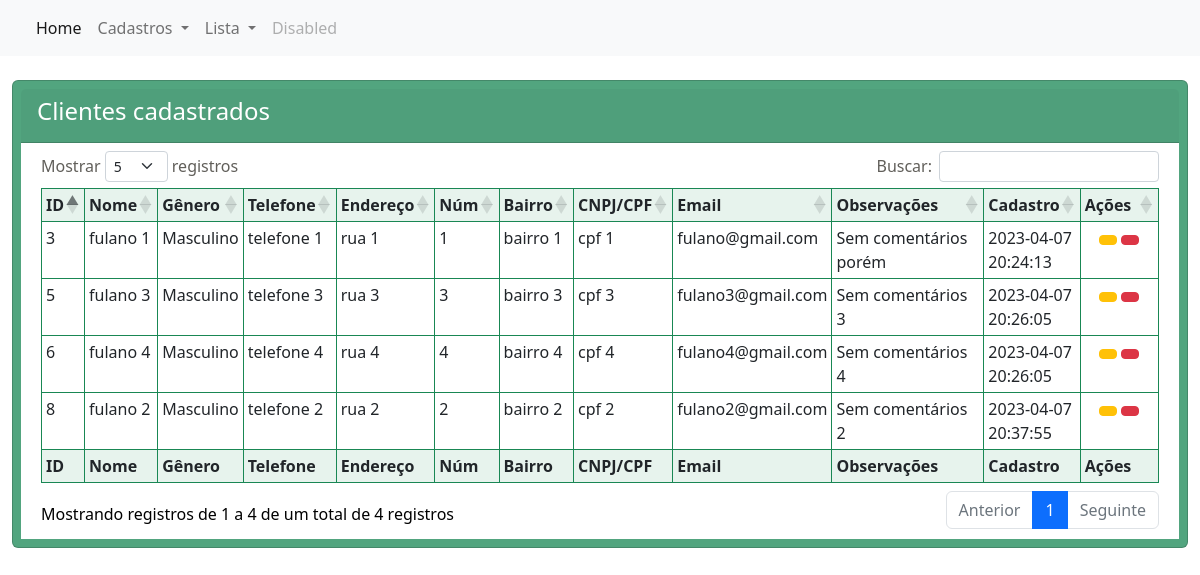
Screenshot of /listaCliente.php with the database file from the repository.
### tables this page shows
CREATE TABLE `clients` (
  `client_id` int(6) NOT NULL,
  `client_name` varchar(60) DEFAULT NULL,
  `client_gender` varchar(12) DEFAULT NULL,
  `client_phone` varchar(20) DEFAULT NULL,
  `client_address` varchar(50) DEFAULT NULL,
  `client_number` varchar(6) DEFAULT NULL,
  `client_district` varchar(50) DEFAULT NULL,
  `client_cnpj` varchar(15) DEFAULT NULL,
  `client_email` varchar(60) DEFAULT NULL,
  `client_comments` text DEFAULT NULL,
  `client_created_in` timestamp NOT NULL DEFAULT current_timestamp()
);

### functions.php (called while the page is built, shortened)
<?php
    function select($table, $fields, $filters, $extra){
        $query = "SELECT ";
        if($fields == null){
            $query .= "* ";
        }else{
            $fields = implode('`, `', $fields);
            $query .= "`$fields` ";
        }
        $query .= " FROM `$table` ";
        global $conn;
		$result = mysqli_query($conn, $query) or die(mysqli_error());
		$data = [];
		while($row = mysqli_fetch_assoc($result)){
			$data[] = $row;
		}
		return $data;
    }
?>

### listaCliente.php (the view, shortened to what this page needs)
<?php
require_once 'connect.php';
require_once 'functions.php';
$clients = select("clients", null, null, null);
?>
<!DOCTYPE html>
<html lang="pt-br">
<head>
    <link rel="stylesheet" type="text/css" href="https://cdn.jsdelivr.net/npm/bootstrap@5.3.0-alpha1/dist/css/bootstrap.min.css">
    <link rel="stylesheet" type="text/css" href="https://cdnjs.cloudflare.com/ajax/libs/twitter-bootstrap/5.2.0/css/bootstrap.min.css">
    <link rel="stylesheet" type="text/css" href="https://cdn.datatables.net/1.13.3/css/dataTables.bootstrap5.min.css">
</head>
<body>
    <?php include_once 'components/menu.php'; ?>
    <div class="row">
        <div class="col-md-12 offset-0">
            <div class="card bg-success p-2 text-white bg-opacity-75">
                <div class="card-header">
                    <h4>Clientes cadastrados</h4>
                </div>
                <div class="card-body bg-white p-2 text-black bg-opacity-78">
                    <div class="container-fluid">
                        <div class="row">
                            <div class="col-12 offset-0">
                                <table class="table table-bordered border-success table-sm table-responsive" id="myTable">
                                    <thead class="text-center bg-success bg-opacity-10 text-secondary">
                                        <th>ID</th>
                                        <th>Nome</th>
                                        <th>Gênero</th>
                                        <th>Telefone</th>
                                        <th>Endereço</th>
                                        <th>Núm</th>
                                        <th>Bairro</th>
                                        <th>CNPJ/CPF</th>
                                        <th>Email</th>
                                        <th>Observações</th>
                                        <th>Cadastro</th>
                                        <th width="7%"> Ações </th>
                                    </thead>
                                    <tbody>
                                        <?php foreach ($clients as $client) : ?>
                                            <tr>
                                                <td><?= $client['client_id']; ?></td>
                                                <td><?= $client['client_name']; ?></td>
                                                <td><?= $client['client_gender']; ?></td>
                                                <td><?= $client['client_phone']; ?></td>
                                                <td><?= $client['client_address']; ?></td>
                                                <td><?= $client['client_number']; ?></td>
                                                <td><?= $client['client_district']; ?></td>
                                                <td><?= $client['client_cnpj']; ?></td>
                                                <td><?= $client['client_email']; ?></td>
                                                <td><?= $client['client_comments']; ?></td>
                                                <td width="6%"><?= $client['client_created_in']; ?></td>
                                                <td class="text-center">
                                                    <a href="editaCliente.php?id=<?= $client['client_id']; ?>" class="btn btn-warning btn-sm">
                                                    </a>
                                                    <a class="btn btn-danger btn-sm" data-bs-toggle="modal" data-bs-target="#deletar-<?= $client['client_id']; ?>">
                                                    </a>
                                                </td>
                                            </tr>
                                        <?php endforeach; ?>
                                    </tbody>
                                    <tfoot class="text-center bg-success bg-opacity-10 text-secondary">
                                        <th>ID</th>
                                        <th>Nome</th>
                                        <th>Gênero</th>
                                        <th>Telefone</th>
                                        <th>Endereço</th>
                                        <th>Núm</th>
                                        <th>Bairro</th>
                                        <th>CNPJ/CPF</th>
                                        <th>Email</th>
                                        <th>Observações</th>
                                        <th>Cadastro</th>
                                        <th> Ações </th>
                                    </tfoot>
                                </table>
                            </div>
                        </div>
                    </div>
                </div>
            </div>
        </div>
    </div>
    </div>
</body>
</html>

### rows the page displays
clients: client_id "3", client_name "fulano 1", client_gender "Masculino", client_phone "telefone 1", client_address "rua 1", client_number "1", client_district "bairro 1", client_cnpj "cpf 1", client_email "fulano@gmail.com", client_comments "Sem comentários porém", client_created_in "2023-04-07 20:24:13"
clients: client_id "5", client_name "fulano 3", client_gender "Masculino", client_phone "telefone 3", client_address "rua 3", client_number "3", client_district "bairro 3", client_cnpj "cpf 3", client_email "fulano3@gmail.com", client_comments "Sem comentários 3", client_created_in "2023-04-07 20:26:05"
clients: client_id "6", client_name "fulano 4", client_gender "Masculino", client_phone "telefone 4", client_address "rua 4", client_number "4", client_district "bairro 4", client_cnpj "cpf 4", client_email "fulano4@gmail.com", client_comments "Sem comentários 4", client_created_in "2023-04-07 20:26:05"
clients: client_id "8", client_name "fulano 2", client_gender "Masculino", client_phone "telefone 2", client_address "rua 2", client_number "2", client_district "bairro 2", client_cnpj "cpf 2", client_email "fulano2@gmail.com", client_comments "Sem comentários 2", client_created_in "2023-04-07 20:37:55"
